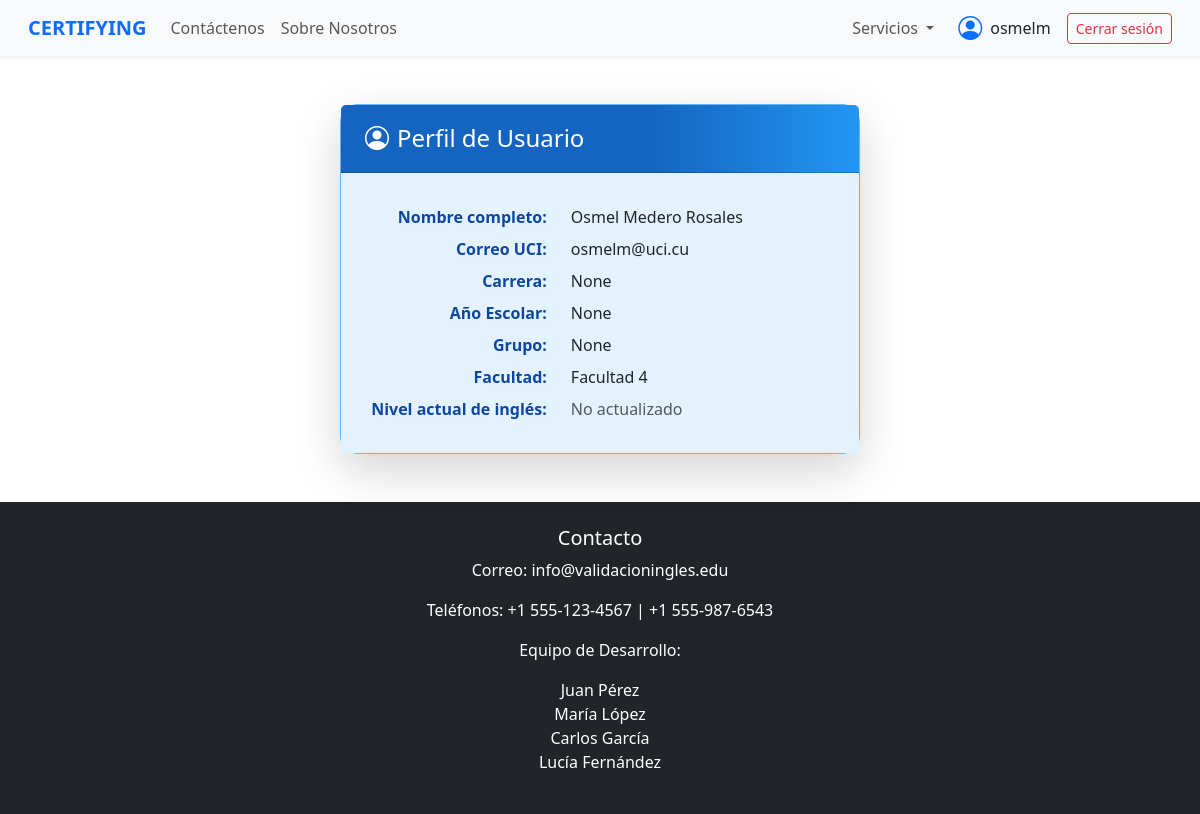
Screenshot of /perfil_e/ (signed in) with the database file from the repository.
### gestion/models.py (models this page shows, shortened)
class Usuario(AbstractUser):
    TIPO_USUARIO = [
        ('estudiante', 'Estudiante'),
        ('profesor', 'Profesor del Centro')
    ]
    anios =[
        ('1', 'primero'),
        ('2', 'segundo'),
        ('3', 'tercero'),
        ('4', 'cuarto'),
    ]
    tipo_usuario = models.CharField(max_length=20, choices=TIPO_USUARIO)
    facultad = models.CharField(max_length=20)
    grupo = models.CharField(max_length=20,null=True, blank=True)
    anio_escolar = models.CharField(max_length=30, choices=anios, null=True, blank=True)
    carrera = models.CharField(max_length=100,null=True, blank=True)
    curso = models.CharField(max_length=30, blank=True, null=True)
    nivel = models.CharField(max_length=10,null=True, blank=True)

### gestion/vistas/vistas_rol_estudiante.py (the view)
# urls.py: path('perfil_e/', vistas_rol_estudiante.perfil_e, name='perfil_e'),
def perfil_e(request):
    if not request.user.is_authenticated:
        messages.warning(request, "Debes iniciar sesión para acceder a esta página.")
        return redirect('login')
    return render(request, 'rol_estudiante/perfil_e.html', {})

### templates/rol_estudiante/perfil_e.html (shortened to what this page needs)
{% extends 'base_e.html' %}
{% block content %}
<div class="container mt-5">
    <div class="card perfil-card shadow-lg">
        <div class="card-header perfil-header text-white">
            <h4 class="mb-0"><i class="bi bi-person-circle me-2"></i>Perfil de Usuario</h4>
        </div>
        <div class="card-body perfil-body">
            <div class="row mb-2">
                <div class="col-5 text-end text-blue-dark"><strong>Nombre completo:</strong></div>
                <div class="col-7">{{ request.user.first_name }} {{ request.user.last_name }}</div>
            </div>
            <div class="row mb-2">
                <div class="col-5 text-end text-blue-dark"><strong>Correo UCI:</strong></div>
                <div class="col-7">{{ request.user.email }}</div>
            </div>
            <div class="row mb-2">
                <div class="col-5 text-end text-blue-dark"><strong>Carrera:</strong></div>
                <div class="col-7">{{ request.user.carrera }}</div>
            </div>
            <div class="row mb-2">
                <div class="col-5 text-end text-blue-dark"><strong>Año Escolar:</strong></div>
                <div class="col-7">{{ request.user.get_anio_escolar_display }}</div>
            </div>
            <div class="row mb-2">
                <div class="col-5 text-end text-blue-dark"><strong>Grupo:</strong></div>
                <div class="col-7">{{ request.user.grupo }}</div>
            </div>
            <div class="row mb-2">
                <div class="col-5 text-end text-blue-dark"><strong>Facultad:</strong></div>
                <div class="col-7">{{ request.user.facultad }}</div>
            </div>
            <div class="row mb-2">
                <div class="col-5 text-end text-blue-dark"><strong>Nivel actual de inglés:</strong></div>
                <div class="col-7">
                    {% if usuario.ultimo_resultado %}
                        <span class="badge bg-blue-accent text-dark">{{ usuario.ultimo_resultado.nivel }}</span>
                    {% else %}
                        <span class="text-muted">No actualizado</span>
                    {% endif %}
                </div>
            </div>
        </div>
    </div>
</div>
{% endblock %}

### templates/base_e.html (shortened to what this page needs)
{% load static %}
<!DOCTYPE html>
<html lang="es">
<head>
    <link rel="stylesheet" href="{% static 'css/bootstrap.min.css' %}">
    <link rel="stylesheet" href="{% static 'css/bootstrap-icons.css' %}">
    <link rel="stylesheet" href="{% static 'css/base.css' %}">
</head>
<body style="margin: 0; padding: 0;">
<nav class="navbar navbar-expand-lg navbar-light bg-light shadow-sm px-3">
  <div class="container-fluid">
    <a class="navbar-brand fw-bold text-primary" href="{% url 'pagina_principal' %}">CERTIFYING</a>
    <div class="collapse navbar-collapse" id="navbarMain">
      <ul class="navbar-nav me-auto mb-2 mb-lg-0">
        <li class="nav-item">
          <a class="nav-link" href="#">Contáctenos</a>
        </li>
        <li class="nav-item">
          <a class="nav-link" href="#">Sobre Nosotros</a>
        </li>
      </ul>
      <ul class="navbar-nav mb-2 mb-lg-0 d-flex align-items-lg-center">
        <li class="nav-item dropdown me-lg-3">
          <a class="nav-link dropdown-toggle" href="#" id="serviciosDropdown" role="button" data-bs-toggle="dropdown" aria-expanded="false">
            Servicios
          </a>
        </li>
        <li class="nav-item d-flex align-items-center me-lg-3">
          <i class="bi bi-person-circle fs-4 text-primary me-2"></i>
          <span class="text-nowrap">{{ request.user.username }}</span>
        </li>
        {% if request.user.is_authenticated %}
        <li class="nav-item">
            <form action="{% url 'logout' %}" method="post"     style="display: inline;">
                <button type="submit" class="btn btn-outline-danger btn-sm">Cerrar sesión</button>
            </form>
        </li>
        {% else %}
        <li class="nav-item">
            <a href="{% url 'login' %}" class="btn btn-outline-primary  btn-sm">Iniciar sesión</a>
        </li>
        {% endif %}
      </ul>
    </div>
  </div>
</nav>
    <main id="main" style="margin: 0; padding: 0; width: 100%">
        {% block content %}
        {% endblock %}
    </main>
    <footer class="text-center mt-5 bg-dark text-white py-4">
        <h5>Contacto</h5>
        <p>Correo: info@validacioningles.edu</p>
        <p>Teléfonos: +1 555-123-4567 | +1 555-987-6543</p>
        <p>Equipo de Desarrollo:</p>
        <ul class="list-unstyled">
            <li>Juan Pérez</li>
            <li>María López</li>
            <li>Carlos García</li>
            <li>Lucía Fernández</li>
        </ul>
    </footer>
</body>
</html>

### static/css/base.css (style rules this page uses)
* { margin: 0; padding: 0; box-sizing: border-box; }
#main { width:100%; }

### templates/rol_estudiante/perfil_e.html (style rules this page uses)
:root { --blue-light: #e3f2fd; --blue: #2196f3; --blue-dark: #1565c0; --blue-accent: #64b5f6; --text-dark: #0d47a1; }
.perfil-card { border-radius: 18px; background: var(--blue-light); border: 1.5px solid var(--blue-accent); box-shadow: 0 6px 24px 0 rgba(33, 150, 243, 0.10); max-width: 520px; margin: auto; }
.perfil-header { background: linear-gradient(90deg, var(--blue-dark) 60%, var(--blue) 100%); border-top-left-radius: 18px; border-top-right-radius: 18px; padding: 1.2rem 1.5rem; }
.perfil-body { padding: 2rem 1.5rem 1.5rem 1.5rem; background: var(--blue-light); }
.text-blue-dark { color: var(--text-dark); }

### rows the page displays
Usuario: user.username "osmelm", user.first_name "Osmel", user.last_name "Medero Rosales", user.email "osmelm@uci.cu", user.carrera "None", user.anio_escolar "None", user.grupo "None", user.facultad "Facultad 4"
